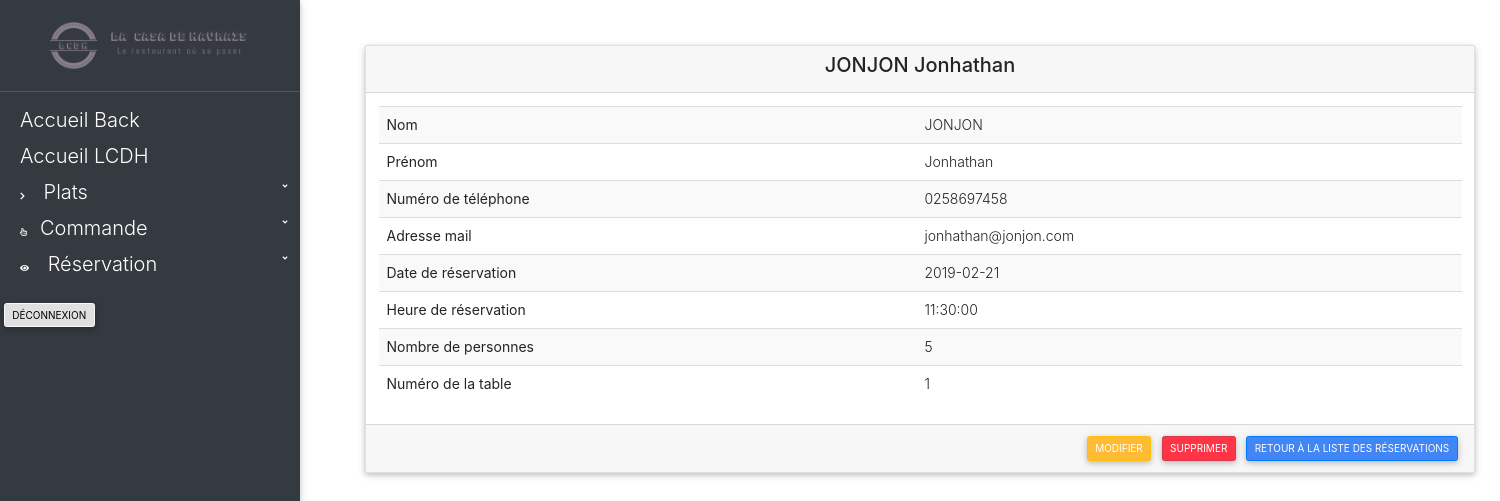
The app's page /back/affiche-resa.php?idResa=33, older data.
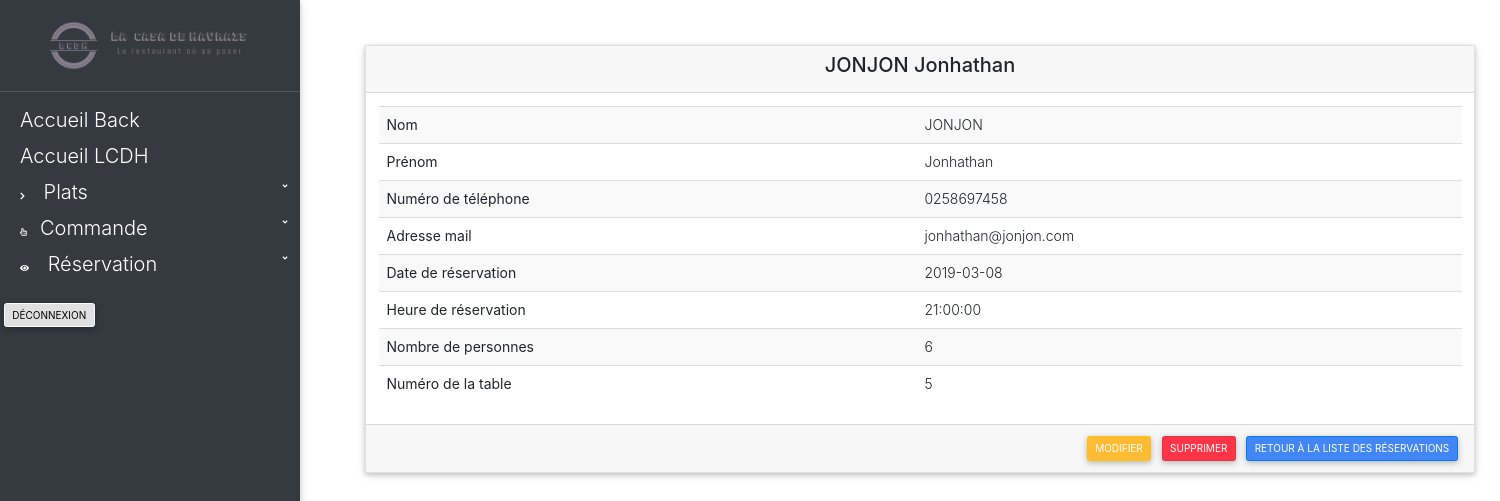
The same page, newer data.
### tables this page shows
CREATE TABLE IF NOT EXISTS `lcdh_reservation` (
  `reservation_id` int(11) NOT NULL AUTO_INCREMENT,
  `reservation_lastname` varchar(50) NOT NULL,
  `reservation_firstname` varchar(50) NOT NULL,
  `reservation_numTel` varchar(10) NOT NULL,
  `reservation_mail` varchar(50) NOT NULL,
  `reservation_mailConfirm` int(11) NOT NULL,
  `reservation_smsConfirm` int(11) NOT NULL,
  `reservation_dateResa` date NOT NULL,
  `reservation_hourResa` time NOT NULL,
  `reservation_nbPers` int(11) NOT NULL,
  `reservation_arrive` tinyint(4) NOT NULL,
  `tables_id` int(11) NOT NULL,
  PRIMARY KEY (`reservation_id`),
  KEY `tables_id` (`tables_id`)
);

### controllers/controllerAffiche-resa.php (called while the page is built, shortened)
<?php
    require_once '../models/database.php';
    require_once '../models/modelResa.php';
    $resaOBJ = new reservation();
    if(isset($_GET['idResa'])){
    	$resaOBJ->reservation_id = $_GET['idResa'];
    	if (!$resaOBJ->displayResa()) {
            $idResaExist = false;
    	} else {
            $resa = $resaOBJ->displayResa();
            $idResaExist = true;
    	}
    }
?>

### models/database.php (called while the page is built, shortened)
<?php
    class database {
        public function __construct() {
            try {
                $db_config = array();
                $db_config['SGBD'] = 'mysql';
                $db_config['HOST'] = 'localhost';
                $db_config['DB_NAME'] = 'resto_lacasadehavrais';
                $db_config['USER'] = 'root';
                $db_config['PASSWORD'] = '';
                $db_config['OPTIONS'] = array(
                    PDO::ATTR_ERRMODE => PDO::ERRMODE_EXCEPTION,
                    PDO::ATTR_ERRMODE => PDO::ERRMODE_WARNING
                );
                $this->database = new PDO($db_config['SGBD'].':host='.$db_config['HOST'].';dbname='.$db_config['DB_NAME'].';charset=UTF8', $db_config['USER'], $db_config['PASSWORD']);
            } catch (Exception $error) {
                die('Erreur : '.$error->getMessage());
            }
        }
    }
?>

### models/modelResa.php (called while the page is built, shortened)
<?php
    class reservation extends database {
        public $reservation_id;
        function displayResa() {
            $sql = $this->database->prepare('SELECT * FROM `lcdh_reservation` WHERE `reservation_id` = :id');
            $sql->bindValue(':id', $this->reservation_id, PDO::PARAM_INT);
            $sql->execute();
            $data = $sql->fetch(PDO::FETCH_OBJ);
            return $data;
        }
    }
?>

### back/affiche-resa.php (the view)
<?php
    require_once '../controllers/controllerAffiche-resa.php';
?>
<?php include 'header_back.php'; ?>
<div class="container marginTop" id="margAffResa">
    <div class="row">
        <div class="col align-self-center">
            <?php if(!$idResaExist){ ?>
                <h1>Cette réservation n'existe pas !</h1>
                <a href="listReservation.php" class="btn btn-primary">Retour à la liste des réservations</a>
            <?php }else{ ?>
                <div class="card">
                    <div class="card-header headerCard">
                        <h2 class="card-title" align="center">
                            <a><?= $resa->reservation_lastname ?> <?= $resa->reservation_firstname ?></a>
                        </h2>
                    </div>
                    <div class="card-body table-responsive">
                        <table class="table table-striped" id="tableAffPlats">
                            <tbody>
                                <tr>
                                    <th>Nom </th>
                                    <td><?= $resa->reservation_lastname ?></td>
                                </tr>
                                <tr>
                                    <th>Prénom </th>
                                    <td><?= $resa->reservation_firstname ?></td>
                                </tr>
                                <tr>
                                    <th>Numéro de téléphone </th>
                                    <td><?= $resa->reservation_numTel ?></td>
                                </tr>
                                <tr>
                                    <th>Adresse mail </th>
                                    <td><?= $resa->reservation_mail ?></td>
                                </tr>
                                <tr>
                                    <th>Date de réservation </th>
                                    <td><?= $resa->reservation_dateResa ?></td>
                                </tr>
                                <tr>
                                    <th>Heure de réservation </th>
                                    <td><?= $resa->reservation_hourResa ?></td>
                                </tr>
                                <tr>
                                    <th>Nombre de personnes </th>
                                    <td><?= $resa->reservation_nbPers ?></td>
                                </tr>
                                <tr>
                                    <th>Numéro de la table </th>
                                    <td><?= $resa->tables_id ?></td>
                                </tr>
                            </tbody>
                        </table>
                    </div>
                    <div class="card-footer" align="right">
                        <a href="modifier-reservation.php?id=<?= $resa->reservation_id ?>" class="btn btn-warning">Modifier</a>
                        <a href="supprimer-reservation.php?id=<?= $resa->reservation_id ?>" class="btn btn-danger">Supprimer</a>
                        <a href="listReservation.php" class="btn btn-primary">Retour à la liste des réservations</a>
                    </div>
                </div>
            <?php } ?>
        </div>
    </div>
</div>
<?php include 'footer_back.php'; ?>

### back/header_back.php (shortened to what this page needs)
<!DOCTYPE html>
<html>
    <head>
	<link rel="stylesheet" href="../css/styles.css" />
	<link rel="stylesheet" href="../css/bootstrap.css" />
        <link rel="stylesheet" href="../css/mdb.css" />
        <link rel="stylesheet" href="../css/compiled-4.7.1.min.css" />
	<link rel="stylesheet" href="https://maxcdn.bootstrapcdn.com/bootstrap/4.0.0/css/bootstrap.min.css" />
	<link rel="stylesheet" href="https://use.fontawesome.com/releases/v5.4.2/css/all.css" />
    </head>
    <body aria-busy="true">
        <a href="#" data-activates="slide-out" class="btn btn-primary p-3 button-collapse waves-effect waves-light"><i class="fas fa-bars"></i></a>
        <div id="slide-out" class="side-nav fixed" style="transform: translateX(0%);">
            <ul class="custom-scrollbar ps ps--theme_default" data-ps-id="789cc93d-1e74-9127-e325-50a5d3337615">
                <li id="liLogo">
                    <div class="logo-wrapper waves-light waves-effect waves-light" id="divLogo">
                        <a id="aLogo" href="#"><img id="imgLogo" src="../img/logo.png" class="img-fluid"></a>
                    </div>
                </li>
                <li id="liTotalNavAdmin">
                    <ul class="collapsible collapsible-accordion" id="ulTotal">
                        <li id="liHome">
                            <a class="collapsible-header waves-effect arrow-r" href="index_back.php">
                                Accueil Back
                            </a>
                        </li>
                        <li id="liHomeLCDH">
                            <a class="collapsible-header waves-effect arrow-r" href="../index.php">
                                Accueil LCDH
                            </a>
                        </li>
                        <li id="liDishes">
                            <a class="collapsible-header waves-effect arrow-r">
                                <i class="fas fa-chevron-right"></i> Plats<i class="fas fa-angle-down rotate-icon"></i>
                            </a>
                        </li>
                        <li id="liCommand">
                            <a class="collapsible-header waves-effect arrow-r">
                                <i class="far fa-hand-pointer"></i>Commande<i class="fas fa-angle-down rotate-icon"></i>
                            </a>
                        </li>
                        <li id="liResa">
                            <a class="collapsible-header waves-effect arrow-r">
                                <i class="fas fa-eye"></i> Réservation<i class="fas fa-angle-down rotate-icon"></i>
                            </a>
                        </li>
                        <li id="liDeco">
                            <form class="md-form" id="decoNavAdminResa" action="index_back.php" method="POST">
                                <div class="form-group md-form mt-0 pt-1 waves-light waves-effect waves-light">
                                    <button type="submit" name="submitDeco" id="submitDeco" class="btn btn-light validate">Déconnexion</button>
                                </div>
                            </form>
                        </li>
                    </ul>
                </li>
            </ul>
        </div>

### back/footer_back.php (shortened to what this page needs)
    </body>
</html>

### css/styles.css (style rules this page uses)
body, html { height: 100%; margin: 0; font-family: "Segoe UI", "sans-serif"; color: #777; box-sizing: border-box; }
#margBienv, #margAjoutPlats, #margListPlats, #margModifPlats, #margSuppPlats, #margAjoutResa, #margAffPlats, #margListResa, #margAffResa, #margSuppResa { margin-bottom: 20px; margin-left: 350px; }
#tableAffPlats th, #tableAffPlats td { font-size: 14px; }
#slide-out { width: 30rem; background-color: #343a40; }
#liLogo #divLogo, #liLogo #divLogo #aLogo, #liLogo #divLogo #aLogo #imgLogo { height: auto; width: 100% ; }
#searchNavAdminDishes div #inputSearchNavAdminDishes, #searchNavAdminCommand div #inputSearchNavAdminCommand, #searchNavAdminResa div #inputSearchNavAdminResa, #liTotalNavAdmin #ulTotal #liHome a, #liTotalNavAdmin #ulTotal #liHomeLCDH a, #liTotalNavAdmin #ulTotal #liDishes a, #liTotalNavAdmin #ulTotal #liCommand a, #liTotalNavAdmin #ulTotal #liResa a { font-size: 2rem; }

Row changes from the older to the newer data that the page shows:
changed lcdh_reservation "JONJON": reservation_dateResa "2019-02-21" → "2019-03-08"; reservation_hourResa "11:30:00" → "21:00:00"; reservation_nbPers "5" → "6"; tables "1" → "5"
